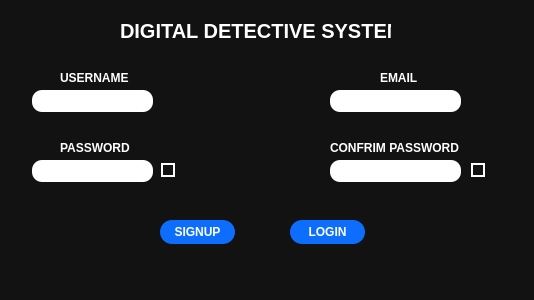
<?xml version="1.0" encoding="UTF-8"?>
<ui version="4.0">
 <class>signup</class>
 <widget class="QWidget" name="signup">
  <property name="geometry">
   <rect>
    <x>0</x>
    <y>0</y>
    <width>534</width>
    <height>300</height>
   </rect>
  </property>
  <property name="windowTitle">
   <string>Form</string>
  </property>
  <property name="styleSheet">
   <string notr="true">background-color: #121212;</string>
  </property>
  <widget class="QLabel" name="label">
   <property name="geometry">
    <rect>
     <x>120</x>
     <y>20</y>
     <width>271</width>
     <height>21</height>
    </rect>
   </property>
   <property name="styleSheet">
    <string notr="true">color:white;
font-size:20px;
font-weight:bold;</string>
   </property>
   <property name="text">
    <string>DIGITAL DETECTIVE SYSTEM</string>
   </property>
  </widget>
  <widget class="QPushButton" name="signupBtn">
   <property name="geometry">
    <rect>
     <x>160</x>
     <y>220</y>
     <width>75</width>
     <height>24</height>
    </rect>
   </property>
   <property name="styleSheet">
    <string notr="true">QPushButton{
background-color:#0d6efd;
color:white;
border-radius:12px;
padding:6px;
font-weight:bold;
}

QPushButton:hover{
background-color:#3399ff;
}</string>
   </property>
   <property name="text">
    <string>SIGNUP</string>
   </property>
  </widget>
  <widget class="QPushButton" name="loginBtn">
   <property name="geometry">
    <rect>
     <x>290</x>
     <y>220</y>
     <width>75</width>
     <height>24</height>
    </rect>
   </property>
   <property name="styleSheet">
    <string notr="true">QPushButton{
background-color:#0d6efd;
color:white;
border-radius:12px;
padding:6px;
font-weight:bold;
}

QPushButton:hover{
background-color:#3399ff;
}</string>
   </property>
   <property name="text">
    <string>LOGIN</string>
   </property>
  </widget>
  <widget class="QLineEdit" name="usernameInput">
   <property name="geometry">
    <rect>
     <x>32</x>
     <y>90</y>
     <width>121</width>
     <height>22</height>
    </rect>
   </property>
   <property name="styleSheet">
    <string notr="true">QLineEdit{
background-color:white;
border-radius:10px;
padding:5px;
font-size:13px;
}</string>
   </property>
  </widget>
  <widget class="QLineEdit" name="emailInput">
   <property name="geometry">
    <rect>
     <x>330</x>
     <y>90</y>
     <width>131</width>
     <height>22</height>
    </rect>
   </property>
   <property name="styleSheet">
    <string notr="true">QLineEdit{
background-color:white;
border-radius:10px;
padding:5px;
font-size:13px;
}
</string>
   </property>
  </widget>
  <widget class="QLabel" name="label_2">
   <property name="geometry">
    <rect>
     <x>60</x>
     <y>70</y>
     <width>71</width>
     <height>16</height>
    </rect>
   </property>
   <property name="styleSheet">
    <string notr="true">color:white;
font-weight:bold;</string>
   </property>
   <property name="text">
    <string>USERNAME</string>
   </property>
  </widget>
  <widget class="QLabel" name="label_3">
   <property name="geometry">
    <rect>
     <x>380</x>
     <y>70</y>
     <width>41</width>
     <height>16</height>
    </rect>
   </property>
   <property name="styleSheet">
    <string notr="true">color:white;
font-weight:bold;
</string>
   </property>
   <property name="text">
    <string>EMAIL</string>
   </property>
  </widget>
  <widget class="QLabel" name="label_4">
   <property name="geometry">
    <rect>
     <x>60</x>
     <y>140</y>
     <width>71</width>
     <height>16</height>
    </rect>
   </property>
   <property name="styleSheet">
    <string notr="true">color:white;
font-weight:bold;</string>
   </property>
   <property name="text">
    <string>PASSWORD</string>
   </property>
  </widget>
  <widget class="QLineEdit" name="passwordInput">
   <property name="geometry">
    <rect>
     <x>32</x>
     <y>160</y>
     <width>121</width>
     <height>22</height>
    </rect>
   </property>
   <property name="styleSheet">
    <string notr="true">QLineEdit{
background-color:white;
border-radius:10px;
padding:5px;
font-size:13px;
}</string>
   </property>
   <property name="echoMode">
    <enum>QLineEdit::EchoMode::Password</enum>
   </property>
  </widget>
  <widget class="QLabel" name="label_5">
   <property name="geometry">
    <rect>
     <x>330</x>
     <y>140</y>
     <width>131</width>
     <height>16</height>
    </rect>
   </property>
   <property name="styleSheet">
    <string notr="true">color:white;
font-weight:bold;</string>
   </property>
   <property name="text">
    <string>CONFRIM PASSWORD</string>
   </property>
  </widget>
  <widget class="QLineEdit" name="confirmPasswordInput">
   <property name="geometry">
    <rect>
     <x>330</x>
     <y>160</y>
     <width>131</width>
     <height>22</height>
    </rect>
   </property>
   <property name="styleSheet">
    <string notr="true">QLineEdit{
background-color:white;
border-radius:10px;
padding:5px;
font-size:13px;
}</string>
   </property>
   <property name="echoMode">
    <enum>QLineEdit::EchoMode::Password</enum>
   </property>
  </widget>
  <widget class="QCheckBox" name="showPasswordCheck">
   <property name="geometry">
    <rect>
     <x>160</x>
     <y>160</y>
     <width>21</width>
     <height>20</height>
    </rect>
   </property>
   <property name="styleSheet">
    <string notr="true">QCheckBox {
    color: white;
    font-size: 14px;
    spacing: 8px;
}

QCheckBox::indicator {
    width: 10px;
    height: 10px;
    border: 1.5px solid white;
    background-color: transparent;
    margin: 1px;
   border radius=4px
}

QCheckBox::indicator:checked {
    background-color: white;
}</string>
   </property>
   <property name="text">
    <string/>
   </property>
  </widget>
  <widget class="QCheckBox" name="showPasswordcheck2">
   <property name="geometry">
    <rect>
     <x>470</x>
     <y>160</y>
     <width>16</width>
     <height>20</height>
    </rect>
   </property>
   <property name="styleSheet">
    <string notr="true">QCheckBox {
    color: white;
    font-size: 14px;
    spacing: 8px;
}

QCheckBox::indicator {
    width: 10px;
    height: 10px;
    border: 1.5px solid white;
    background-color: transparent;
    margin: 1px;
}

QCheckBox::indicator:checked {
    background-color: white;
}</string>
   </property>
   <property name="text">
    <string/>
   </property>
  </widget>
 </widget>
 <resources/>
 <connections/>
</ui>
